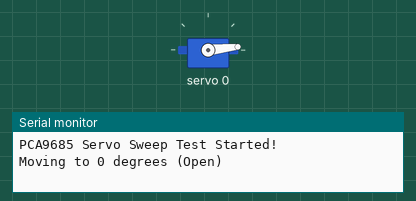
Simulated run of this sketch. Board: Arduino Uno, built with avr-gcc and run on an emulated ATmega328P. Parts: servo, the last lines printed to the serial monitor.

Above: at 0.05 s.
At 4.0 s:
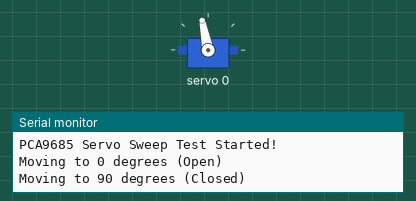
Timing chart, 0 to 5.2 s (numbered marks = the images above):
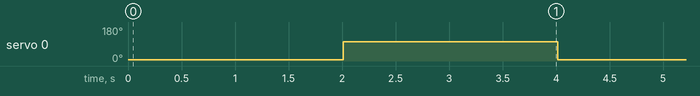

The sketch:

servo_test.ino
```cpp
#include <Wire.h>
#include <Adafruit_PWMServoDriver.h>

// Default I2C address is 0x40
Adafruit_PWMServoDriver pwm = Adafruit_PWMServoDriver(0x40);

const int SERVO_MIN = 125;
const int SERVO_MAX = 525;
const int CHANNEL = 0;

void setup() {
  Serial.begin(9600);
  Serial.println("PCA9685 Servo Sweep Test Started!");

  pwm.begin();
  pwm.setPWMFreq(50);
  delay(10);
}

void loop() {
  Serial.println("Moving to 0 degrees (Open)");
  setServoAngle(CHANNEL, 0);
  delay(2000);

  Serial.println("Moving to 90 degrees (Closed)");
  setServoAngle(CHANNEL, 90);
  delay(2000);
}

void setServoAngle(int channel, int angle) {
  angle = constrain(angle, 0, 180);
  int pulse = map(angle, 0, 180, SERVO_MIN, SERVO_MAX);
  pwm.setPWM(channel, 0, pulse);
}
```

Measured:
- by itself, servo 0: alternates 101° for 2.0 s and 6° for 2.0 s
